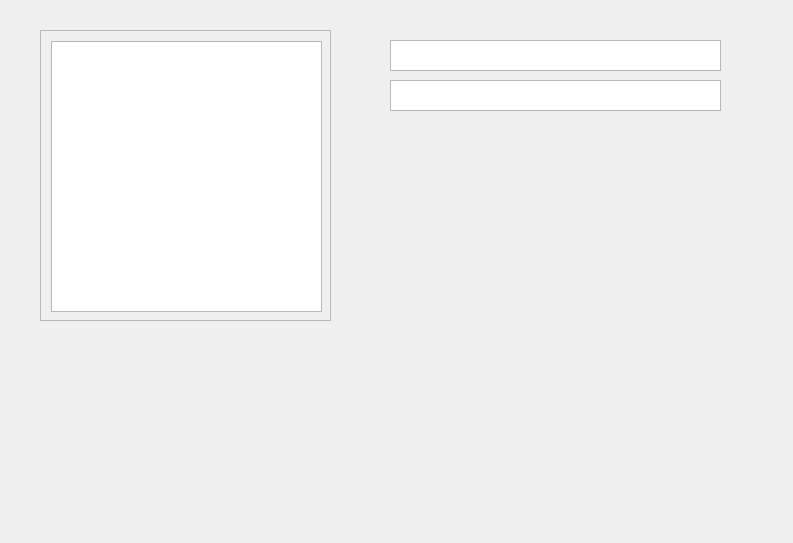
<?xml version="1.0" encoding="UTF-8"?>
<ui version="4.0">
 <class>Dialog</class>
 <widget class="QDialog" name="Dialog">
  <property name="geometry">
   <rect>
    <x>0</x>
    <y>0</y>
    <width>793</width>
    <height>543</height>
   </rect>
  </property>
  <property name="windowTitle">
   <string>Dialog</string>
  </property>
  <widget class="QScrollArea" name="scrollArea">
   <property name="geometry">
    <rect>
     <x>40</x>
     <y>30</y>
     <width>291</width>
     <height>291</height>
    </rect>
   </property>
   <property name="widgetResizable">
    <bool>true</bool>
   </property>
   <widget class="QWidget" name="scrollAreaWidgetContents">
    <property name="geometry">
     <rect>
      <x>0</x>
      <y>0</y>
      <width>289</width>
      <height>289</height>
     </rect>
    </property>
    <widget class="QTableView" name="csvView">
     <property name="geometry">
      <rect>
       <x>10</x>
       <y>10</y>
       <width>271</width>
       <height>271</height>
      </rect>
     </property>
    </widget>
   </widget>
  </widget>
  <widget class="QTextEdit" name="browsetxt">
   <property name="geometry">
    <rect>
     <x>390</x>
     <y>40</y>
     <width>331</width>
     <height>31</height>
    </rect>
   </property>
  </widget>
  <widget class="QTextBrowser" name="textBrowser">
   <property name="geometry">
    <rect>
     <x>390</x>
     <y>80</y>
     <width>331</width>
     <height>31</height>
    </rect>
   </property>
  </widget>
 </widget>
 <resources/>
 <connections/>
</ui>
